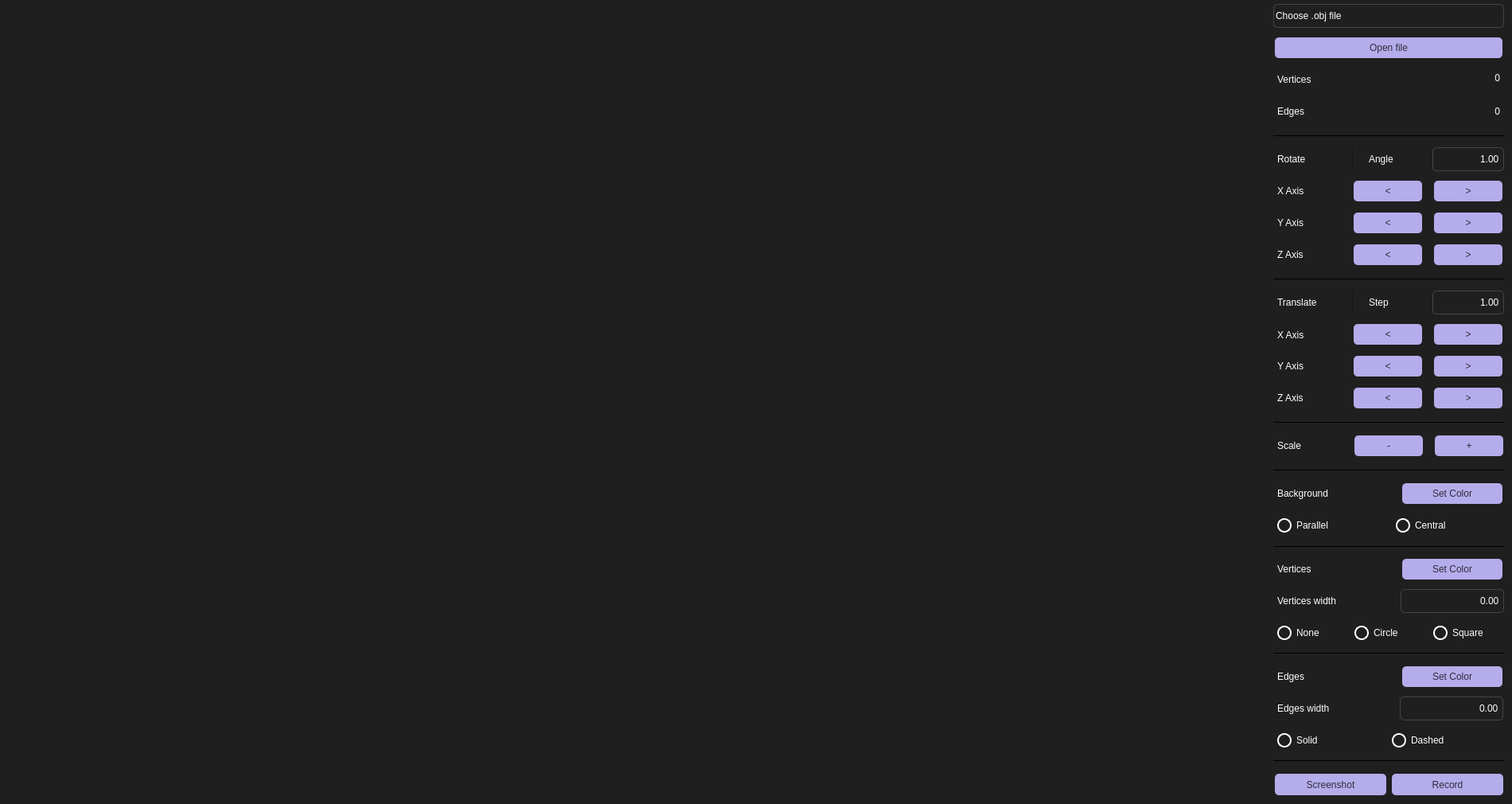
<?xml version="1.0" encoding="UTF-8"?>
<ui version="4.0">
 <class>MainWindow</class>
 <widget class="QMainWindow" name="MainWindow">
  <property name="geometry">
   <rect>
    <x>0</x>
    <y>0</y>
    <width>1900</width>
    <height>1010</height>
   </rect>
  </property>
  <property name="font">
   <font>
    <pointsize>14</pointsize>
   </font>
  </property>
  <property name="windowTitle">
   <string>MainWindow</string>
  </property>
  <property name="styleSheet">
   <string notr="true">background-color: #1f1f1f;</string>
  </property>
  <widget class="QWidget" name="centralwidget">
   <widget class="Rendering" name="widget" native="true">
    <property name="geometry">
     <rect>
      <x>0</x>
      <y>-290</y>
      <width>1590</width>
      <height>1590</height>
     </rect>
    </property>
   </widget>
   <widget class="QLabel" name="label">
    <property name="geometry">
     <rect>
      <x>1600</x>
      <y>5</y>
      <width>290</width>
      <height>30</height>
     </rect>
    </property>
    <property name="styleSheet">
     <string notr="true">QLabel {
color: #ffffff;
font: 14pt &quot;Sans Serif Collection&quot;;
border-style: solid;
border-width: 1px;
border-color: #464646;
border-radius: 5%;
padding: 2;
}</string>
    </property>
    <property name="text">
     <string>Choose .obj file</string>
    </property>
    <property name="alignment">
     <set>Qt::AlignJustify|Qt::AlignVCenter</set>
    </property>
   </widget>
   <widget class="QPushButton" name="pathButton">
    <property name="geometry">
     <rect>
      <x>1600</x>
      <y>45</y>
      <width>290</width>
      <height>30</height>
     </rect>
    </property>
    <property name="styleSheet">
     <string notr="true">QPushButton {
background-color: #b5adeb;
color: #2e2c3c;
font: 14pt &quot;Sans Serif Collection&quot;;
border-radius: 5%;
margin: 2;
}

QPushButton:hover {
background-color: #9690c2;
}

QPushButton:pressed {
background-color: #9690c2;
color: #605c7c;
}</string>
    </property>
    <property name="text">
     <string>Open file</string>
    </property>
   </widget>
   <widget class="QLabel" name="label_6">
    <property name="geometry">
     <rect>
      <x>1600</x>
      <y>405</y>
      <width>80</width>
      <height>31</height>
     </rect>
    </property>
    <property name="styleSheet">
     <string notr="true">QLabel {
color: white;
padding-left: 2;
font: 14pt &quot;Sans Serif Collection&quot;;
}</string>
    </property>
    <property name="text">
     <string>X Axis</string>
    </property>
   </widget>
   <widget class="Line" name="line">
    <property name="geometry">
     <rect>
      <x>1600</x>
      <y>160</y>
      <width>290</width>
      <height>20</height>
     </rect>
    </property>
    <property name="styleSheet">
     <string notr="true">Line{color: #464646;}</string>
    </property>
    <property name="frameShadow">
     <enum>QFrame::Plain</enum>
    </property>
    <property name="lineWidth">
     <number>1</number>
    </property>
    <property name="midLineWidth">
     <number>1</number>
    </property>
    <property name="orientation">
     <enum>Qt::Horizontal</enum>
    </property>
   </widget>
   <widget class="QLabel" name="label_3">
    <property name="geometry">
     <rect>
      <x>1600</x>
      <y>305</y>
      <width>77</width>
      <height>29</height>
     </rect>
    </property>
    <property name="styleSheet">
     <string notr="true">QLabel {
color: white;
padding-left: 2;
font: 14pt &quot;Sans Serif Collection&quot;;
}</string>
    </property>
    <property name="text">
     <string>Z Axis</string>
    </property>
   </widget>
   <widget class="QLabel" name="label_5">
    <property name="geometry">
     <rect>
      <x>1600</x>
      <y>485</y>
      <width>80</width>
      <height>30</height>
     </rect>
    </property>
    <property name="styleSheet">
     <string notr="true">QLabel {
color: white;
padding-left: 2;
font: 14pt &quot;Sans Serif Collection&quot;;
}</string>
    </property>
    <property name="text">
     <string>Z Axis</string>
    </property>
   </widget>
   <widget class="QLabel" name="label_16">
    <property name="geometry">
     <rect>
      <x>1600</x>
      <y>445</y>
      <width>80</width>
      <height>30</height>
     </rect>
    </property>
    <property name="styleSheet">
     <string notr="true">QLabel {
color: white;
padding-left: 2;
font: 14pt &quot;Sans Serif Collection&quot;;
}</string>
    </property>
    <property name="text">
     <string>Y Axis</string>
    </property>
   </widget>
   <widget class="QLabel" name="label_2">
    <property name="geometry">
     <rect>
      <x>1600</x>
      <y>225</y>
      <width>80</width>
      <height>30</height>
     </rect>
    </property>
    <property name="styleSheet">
     <string notr="true">QLabel {
color: white;
padding-left: 2;
font: 14pt &quot;Sans Serif Collection&quot;;
}</string>
    </property>
    <property name="text">
     <string>X Axis</string>
    </property>
   </widget>
   <widget class="QLabel" name="label_4">
    <property name="geometry">
     <rect>
      <x>1600</x>
      <y>265</y>
      <width>80</width>
      <height>30</height>
     </rect>
    </property>
    <property name="styleSheet">
     <string notr="true">QLabel {
color: white;
padding-left: 2;
font: 14pt &quot;Sans Serif Collection&quot;;
}</string>
    </property>
    <property name="text">
     <string>Y Axis</string>
    </property>
   </widget>
   <widget class="QLabel" name="label_7">
    <property name="geometry">
     <rect>
      <x>1600</x>
      <y>85</y>
      <width>90</width>
      <height>30</height>
     </rect>
    </property>
    <property name="styleSheet">
     <string notr="true">QLabel {
color: white;
padding-left: 2;
font: 14pt &quot;Sans Serif Collection&quot;;
}</string>
    </property>
    <property name="text">
     <string>Vertices</string>
    </property>
   </widget>
   <widget class="QLabel" name="label_8">
    <property name="geometry">
     <rect>
      <x>1600</x>
      <y>125</y>
      <width>80</width>
      <height>30</height>
     </rect>
    </property>
    <property name="styleSheet">
     <string notr="true">QLabel {
color: white;
padding-left: 2;
font: 14pt &quot;Sans Serif Collection&quot;;
}</string>
    </property>
    <property name="text">
     <string>Edges</string>
    </property>
   </widget>
   <widget class="QLabel" name="label_9">
    <property name="geometry">
     <rect>
      <x>1600</x>
      <y>185</y>
      <width>101</width>
      <height>30</height>
     </rect>
    </property>
    <property name="styleSheet">
     <string notr="true">QLabel {
color: white;
padding-left: 2;
font: 14pt &quot;Sans Serif Collection&quot;;
text-align: center;
}</string>
    </property>
    <property name="text">
     <string>Rotate</string>
    </property>
   </widget>
   <widget class="QLabel" name="label_10">
    <property name="geometry">
     <rect>
      <x>1600</x>
      <y>365</y>
      <width>91</width>
      <height>30</height>
     </rect>
    </property>
    <property name="styleSheet">
     <string notr="true">QLabel {
color: white;
padding-left: 2;
font: 14pt &quot;Sans Serif Collection&quot;;
text-align: center;
}</string>
    </property>
    <property name="text">
     <string>Translate</string>
    </property>
   </widget>
   <widget class="QLabel" name="label_11">
    <property name="geometry">
     <rect>
      <x>1600</x>
      <y>545</y>
      <width>80</width>
      <height>30</height>
     </rect>
    </property>
    <property name="styleSheet">
     <string notr="true">QLabel {
color: white;
padding-left: 2;
font: 14pt &quot;Sans Serif Collection&quot;;
}</string>
    </property>
    <property name="text">
     <string>Scale</string>
    </property>
   </widget>
   <widget class="QPushButton" name="backgroundColorButton">
    <property name="geometry">
     <rect>
      <x>1760</x>
      <y>605</y>
      <width>130</width>
      <height>30</height>
     </rect>
    </property>
    <property name="styleSheet">
     <string notr="true">QPushButton {
background-color: #b5adeb;
color: #2e2c3c;
font: 14pt &quot;Sans Serif Collection&quot;;
border-radius: 5%;
margin: 2;
}

QPushButton:hover {
background-color: #9690c2;
}

QPushButton:pressed {
background-color: #9690c2;
color: #605c7c;
}</string>
    </property>
    <property name="text">
     <string>Set Color</string>
    </property>
   </widget>
   <widget class="QLabel" name="label_12">
    <property name="geometry">
     <rect>
      <x>1600</x>
      <y>605</y>
      <width>160</width>
      <height>30</height>
     </rect>
    </property>
    <property name="styleSheet">
     <string notr="true">QLabel {
color: white;
padding-left: 2;
font: 14pt &quot;Sans Serif Collection&quot;;
}</string>
    </property>
    <property name="text">
     <string>Background</string>
    </property>
   </widget>
   <widget class="QRadioButton" name="parallelRButtons">
    <property name="geometry">
     <rect>
      <x>1600</x>
      <y>645</y>
      <width>140</width>
      <height>30</height>
     </rect>
    </property>
    <property name="styleSheet">
     <string notr="true">QRadioButton {
padding-left: 5px;
color: #ffffff;
font: 14pt &quot;Sans Serif Collection&quot;;
}

QRadioButton:hover {
border-style: solid;
border-width: 2px;
border-color: #b5adeb;
border-radius: 5%;
margin: 2;}

QRadioButton:pressed {
background-color: #282828;
color: #cecece;
}

QRadioButton::indicator {
width: 14px;
height: 14px;
border-radius: 9px;
border: 2px solid  #ffffff;
}

QRadioButton::indicator:checked {
width: 10px;
height: 10px;
border: 4px solid  #b5adeb;;
border-radius: 9px;
}</string>
    </property>
    <property name="text">
     <string>Parallel </string>
    </property>
    <attribute name="buttonGroup">
     <string notr="true">projectionRButtons</string>
    </attribute>
   </widget>
   <widget class="QRadioButton" name="centralRButton">
    <property name="geometry">
     <rect>
      <x>1749</x>
      <y>645</y>
      <width>140</width>
      <height>30</height>
     </rect>
    </property>
    <property name="styleSheet">
     <string notr="true">QRadioButton {
padding-left: 5px;
color: #ffffff;
font: 14pt &quot;Sans Serif Collection&quot;;
}

QRadioButton:hover {
border-style: solid;
border-width: 2px;
border-color: #b5adeb;
border-radius: 5%;
margin: 2;}

QRadioButton:pressed {
background-color: #282828;
color: #cecece;
}

QRadioButton::indicator {
width: 14px;
height: 14px;
border-radius: 9px;
border: 2px solid  #ffffff;
}

QRadioButton::indicator:checked {
width: 10px;
height: 10px;
border: 4px solid  #b5adeb;;
border-radius: 9px;
}</string>
    </property>
    <property name="text">
     <string>Central</string>
    </property>
    <attribute name="buttonGroup">
     <string notr="true">projectionRButtons</string>
    </attribute>
   </widget>
   <widget class="QDoubleSpinBox" name="verticesWidth">
    <property name="geometry">
     <rect>
      <x>1760</x>
      <y>740</y>
      <width>130</width>
      <height>30</height>
     </rect>
    </property>
    <property name="styleSheet">
     <string notr="true">QDoubleSpinBox {
color: #ffffff;
font: 14pt &quot;Sans Serif Collection&quot;;
border-style: solid;
border-width: 1px;
border-color: #464646;
border-radius: 5%;
padding: 2;
}

QDoubleSpinBox:hover {
background-color: #3B3B3B;
}

QDoubleSpinBox::up-button { width: 0px;
border:0;
}

QDoubleSpinBox::down-button { width: 0px;
border: 0;
}</string>
    </property>
    <property name="alignment">
     <set>Qt::AlignRight|Qt::AlignTrailing|Qt::AlignVCenter</set>
    </property>
   </widget>
   <widget class="QRadioButton" name="noneInVertices">
    <property name="geometry">
     <rect>
      <x>1600</x>
      <y>780</y>
      <width>95</width>
      <height>30</height>
     </rect>
    </property>
    <property name="styleSheet">
     <string notr="true">QRadioButton {
padding-left: 5px;
color: #ffffff;
font: 14pt &quot;Sans Serif Collection&quot;;
}

QRadioButton:hover {
border-style: solid;
border-width: 2px;
border-color: #b5adeb;
border-radius: 5%;
margin: 2;}

QRadioButton:pressed {
background-color: #282828;
color: #cecece;
}

QRadioButton::indicator {
width: 14px;
height: 14px;
border-radius: 9px;
border: 2px solid  #ffffff;
}

QRadioButton::indicator:checked {
width: 10px;
height: 10px;
border: 4px solid  #b5adeb;;
border-radius: 9px;
}</string>
    </property>
    <property name="text">
     <string>None</string>
    </property>
    <attribute name="buttonGroup">
     <string notr="true">vertexTypeRButtons</string>
    </attribute>
   </widget>
   <widget class="Line" name="line_6">
    <property name="geometry">
     <rect>
      <x>1600</x>
      <y>810</y>
      <width>290</width>
      <height>20</height>
     </rect>
    </property>
    <property name="styleSheet">
     <string notr="true">Line{color: #464646;}</string>
    </property>
    <property name="frameShadow">
     <enum>QFrame::Plain</enum>
    </property>
    <property name="orientation">
     <enum>Qt::Horizontal</enum>
    </property>
   </widget>
   <widget class="QRadioButton" name="squareInVertices">
    <property name="geometry">
     <rect>
      <x>1796</x>
      <y>780</y>
      <width>95</width>
      <height>30</height>
     </rect>
    </property>
    <property name="styleSheet">
     <string notr="true">QRadioButton {
padding-left: 5px;
color: #ffffff;
font: 14pt &quot;Sans Serif Collection&quot;;
}

QRadioButton:hover {
border-style: solid;
border-width: 2px;
border-color: #b5adeb;
border-radius: 5%;
margin: 2;}

QRadioButton:pressed {
background-color: #282828;
color: #cecece;
}

QRadioButton::indicator {
width: 14px;
height: 14px;
border-radius: 9px;
border: 2px solid  #ffffff;
}

QRadioButton::indicator:checked {
width: 10px;
height: 10px;
border: 4px solid  #b5adeb;;
border-radius: 9px;
}</string>
    </property>
    <property name="text">
     <string>Square</string>
    </property>
    <attribute name="buttonGroup">
     <string notr="true">vertexTypeRButtons</string>
    </attribute>
   </widget>
   <widget class="QRadioButton" name="circleInVertices">
    <property name="geometry">
     <rect>
      <x>1697</x>
      <y>780</y>
      <width>95</width>
      <height>30</height>
     </rect>
    </property>
    <property name="styleSheet">
     <string notr="true">QRadioButton {
padding-left: 5px;
color: #ffffff;
font: 14pt &quot;Sans Serif Collection&quot;;
}

QRadioButton:hover {
border-style: solid;
border-width: 2px;
border-color: #b5adeb;
border-radius: 5%;
margin: 2;}

QRadioButton:pressed {
background-color: #282828;
color: #cecece;
}

QRadioButton::indicator {
width: 14px;
height: 14px;
border-radius: 9px;
border: 2px solid  #ffffff;
}

QRadioButton::indicator:checked {
width: 10px;
height: 10px;
border: 4px solid  #b5adeb;;
border-radius: 9px;
}</string>
    </property>
    <property name="text">
     <string>Circle</string>
    </property>
    <attribute name="buttonGroup">
     <string notr="true">vertexTypeRButtons</string>
    </attribute>
   </widget>
   <widget class="QPushButton" name="recordButton">
    <property name="geometry">
     <rect>
      <x>1747</x>
      <y>970</y>
      <width>144</width>
      <height>31</height>
     </rect>
    </property>
    <property name="styleSheet">
     <string notr="true">QPushButton {
background-color: #b5adeb;
color: #2e2c3c;
font: 14pt &quot;Sans Serif Collection&quot;;
border-radius: 5%;
margin: 2;
}

QPushButton:hover {
background-color: #9690c2;
}

QPushButton:pressed {
background-color: #9690c2;
color: #605c7c;
}</string>
    </property>
    <property name="text">
     <string>Record</string>
    </property>
   </widget>
   <widget class="QLabel" name="label_13">
    <property name="geometry">
     <rect>
      <x>1600</x>
      <y>875</y>
      <width>160</width>
      <height>30</height>
     </rect>
    </property>
    <property name="styleSheet">
     <string notr="true">QLabel {
color: white;
padding-left: 2;
font: 14pt &quot;Sans Serif Collection&quot;;
}</string>
    </property>
    <property name="text">
     <string>Edges width</string>
    </property>
   </widget>
   <widget class="Line" name="line_4">
    <property name="enabled">
     <bool>true</bool>
    </property>
    <property name="geometry">
     <rect>
      <x>1600</x>
      <y>945</y>
      <width>291</width>
      <height>20</height>
     </rect>
    </property>
    <property name="styleSheet">
     <string notr="true">Line{color: #464646;}</string>
    </property>
    <property name="frameShadow">
     <enum>QFrame::Plain</enum>
    </property>
    <property name="orientation">
     <enum>Qt::Horizontal</enum>
    </property>
   </widget>
   <widget class="QRadioButton" name="solidType">
    <property name="geometry">
     <rect>
      <x>1600</x>
      <y>915</y>
      <width>140</width>
      <height>30</height>
     </rect>
    </property>
    <property name="styleSheet">
     <string notr="true">QRadioButton {
padding-left: 5px;
color: #ffffff;
font: 14pt &quot;Sans Serif Collection&quot;;
}

QRadioButton:hover {
border-style: solid;
border-width: 2px;
border-color: #b5adeb;
border-radius: 5%;
margin: 2;}

QRadioButton:pressed {
background-color: #282828;
color: #cecece;
}

QRadioButton::indicator {
width: 14px;
height: 14px;
border-radius: 9px;
border: 2px solid  #ffffff;
}

QRadioButton::indicator:checked {
width: 10px;
height: 10px;
border: 4px solid  #b5adeb;;
border-radius: 9px;
}</string>
    </property>
    <property name="text">
     <string>Solid</string>
    </property>
    <attribute name="buttonGroup">
     <string notr="true">edgesTypeRButtons</string>
    </attribute>
   </widget>
   <widget class="QRadioButton" name="dashedType">
    <property name="geometry">
     <rect>
      <x>1744</x>
      <y>915</y>
      <width>140</width>
      <height>30</height>
     </rect>
    </property>
    <property name="styleSheet">
     <string notr="true">QRadioButton {
padding-left: 5px;
color: #ffffff;
font: 14pt &quot;Sans Serif Collection&quot;;
}

QRadioButton:hover {
border-style: solid;
border-width: 2px;
border-color: #b5adeb;
border-radius: 5%;
margin: 2;}

QRadioButton:pressed {
background-color: #282828;
color: #cecece;
}

QRadioButton::indicator {
width: 14px;
height: 14px;
border-radius: 9px;
border: 2px solid  #ffffff;
}

QRadioButton::indicator:checked {
width: 10px;
height: 10px;
border: 4px solid  #b5adeb;;
border-radius: 9px;
}</string>
    </property>
    <property name="text">
     <string>Dashed</string>
    </property>
    <attribute name="buttonGroup">
     <string notr="true">edgesTypeRButtons</string>
    </attribute>
   </widget>
   <widget class="QDoubleSpinBox" name="edgesWidth">
    <property name="geometry">
     <rect>
      <x>1759</x>
      <y>875</y>
      <width>130</width>
      <height>30</height>
     </rect>
    </property>
    <property name="styleSheet">
     <string notr="true">QDoubleSpinBox {
color: #ffffff;
font: 14pt &quot;Sans Serif Collection&quot;;
border-style: solid;
border-width: 1px;
border-color: #464646;
border-radius: 5%;
padding: 2;
}

QDoubleSpinBox:hover {
background-color: #3B3B3B;
}

QDoubleSpinBox::up-button { width: 0px;
border:0;
}

QDoubleSpinBox::down-button { width: 0px;
border: 0;
}</string>
    </property>
    <property name="alignment">
     <set>Qt::AlignRight|Qt::AlignTrailing|Qt::AlignVCenter</set>
    </property>
   </widget>
   <widget class="QPushButton" name="screenButton">
    <property name="geometry">
     <rect>
      <x>1600</x>
      <y>970</y>
      <width>144</width>
      <height>31</height>
     </rect>
    </property>
    <property name="styleSheet">
     <string notr="true">QPushButton {
background-color: #b5adeb;
color: #2e2c3c;
font: 14pt &quot;Sans Serif Collection&quot;;
border-radius: 5%;
margin: 2;
}

QPushButton:hover {
background-color: #9690c2;
}

QPushButton:pressed {
background-color: #9690c2;
color: #605c7c;
}</string>
    </property>
    <property name="text">
     <string>Screenshot</string>
    </property>
   </widget>
   <widget class="QLabel" name="label_14">
    <property name="geometry">
     <rect>
      <x>1600</x>
      <y>700</y>
      <width>160</width>
      <height>30</height>
     </rect>
    </property>
    <property name="styleSheet">
     <string notr="true">QLabel {
color: white;
padding-left: 2;
font: 14pt &quot;Sans Serif Collection&quot;;
}</string>
    </property>
    <property name="text">
     <string>Vertices</string>
    </property>
   </widget>
   <widget class="QLabel" name="label_15">
    <property name="geometry">
     <rect>
      <x>1600</x>
      <y>740</y>
      <width>160</width>
      <height>30</height>
     </rect>
    </property>
    <property name="styleSheet">
     <string notr="true">QLabel {
color: white;
padding-left: 2;
font: 14pt &quot;Sans Serif Collection&quot;;
}</string>
    </property>
    <property name="text">
     <string>Vertices width</string>
    </property>
   </widget>
   <widget class="QLabel" name="label_17">
    <property name="geometry">
     <rect>
      <x>1600</x>
      <y>835</y>
      <width>160</width>
      <height>30</height>
     </rect>
    </property>
    <property name="styleSheet">
     <string notr="true">QLabel {
color: white;
padding-left: 2;
font: 14pt &quot;Sans Serif Collection&quot;;
}</string>
    </property>
    <property name="text">
     <string>Edges</string>
    </property>
   </widget>
   <widget class="Line" name="line_7">
    <property name="geometry">
     <rect>
      <x>1600</x>
      <y>675</y>
      <width>291</width>
      <height>22</height>
     </rect>
    </property>
    <property name="styleSheet">
     <string notr="true">Line{color: #464646;}</string>
    </property>
    <property name="frameShadow">
     <enum>QFrame::Plain</enum>
    </property>
    <property name="orientation">
     <enum>Qt::Horizontal</enum>
    </property>
   </widget>
   <widget class="QPushButton" name="verticesColorButton">
    <property name="geometry">
     <rect>
      <x>1760</x>
      <y>700</y>
      <width>130</width>
      <height>30</height>
     </rect>
    </property>
    <property name="styleSheet">
     <string notr="true">QPushButton {
background-color: #b5adeb;
color: #2e2c3c;
font: 14pt &quot;Sans Serif Collection&quot;;
border-radius: 5%;
margin: 2;
}

QPushButton:hover {
background-color: #9690c2;
}

QPushButton:pressed {
background-color: #9690c2;
color: #605c7c;
}</string>
    </property>
    <property name="text">
     <string>Set Color</string>
    </property>
   </widget>
   <widget class="QPushButton" name="edgesColorButton">
    <property name="geometry">
     <rect>
      <x>1760</x>
      <y>835</y>
      <width>130</width>
      <height>30</height>
     </rect>
    </property>
    <property name="styleSheet">
     <string notr="true">QPushButton {
background-color: #b5adeb;
color: #2e2c3c;
font: 14pt &quot;Sans Serif Collection&quot;;
border-radius: 5%;
margin: 2;
}

QPushButton:hover {
background-color: #9690c2;
}

QPushButton:pressed {
background-color: #9690c2;
color: #605c7c;
}</string>
    </property>
    <property name="text">
     <string>Set Color</string>
    </property>
   </widget>
   <widget class="QLabel" name="vertices">
    <property name="geometry">
     <rect>
      <x>1700</x>
      <y>83</y>
      <width>190</width>
      <height>30</height>
     </rect>
    </property>
    <property name="styleSheet">
     <string notr="true">QLabel {
color: #ffffff;
font: 14pt &quot;Sans Serif Collection&quot;;
padding: 2;
}</string>
    </property>
    <property name="text">
     <string>0</string>
    </property>
    <property name="alignment">
     <set>Qt::AlignRight|Qt::AlignTrailing|Qt::AlignVCenter</set>
    </property>
   </widget>
   <widget class="QLabel" name="edges">
    <property name="geometry">
     <rect>
      <x>1700</x>
      <y>125</y>
      <width>190</width>
      <height>30</height>
     </rect>
    </property>
    <property name="styleSheet">
     <string notr="true">QLabel {
color: #ffffff;
font: 14pt &quot;Sans Serif Collection&quot;;
padding: 2;
}</string>
    </property>
    <property name="text">
     <string>0</string>
    </property>
    <property name="alignment">
     <set>Qt::AlignRight|Qt::AlignTrailing|Qt::AlignVCenter</set>
    </property>
   </widget>
   <widget class="QPushButton" name="lowerScaleButton">
    <property name="geometry">
     <rect>
      <x>1700</x>
      <y>545</y>
      <width>90</width>
      <height>30</height>
     </rect>
    </property>
    <property name="styleSheet">
     <string notr="true">QPushButton {
background-color: #b5adeb;
color: #2e2c3c;
font: 16pt &quot;Sans Serif Collection&quot;;
border-radius: 5%;
margin: 2;
}

QPushButton:hover {
background-color: #9690c2;
}

QPushButton:pressed {
background-color: #9690c2;
color: #605c7c;
}</string>
    </property>
    <property name="text">
     <string>-</string>
    </property>
   </widget>
   <widget class="QPushButton" name="hiegherScaleButton">
    <property name="geometry">
     <rect>
      <x>1801</x>
      <y>545</y>
      <width>90</width>
      <height>30</height>
     </rect>
    </property>
    <property name="styleSheet">
     <string notr="true">QPushButton {
background-color: #b5adeb;
color: #2e2c3c;
font: 14pt &quot;Sans Serif Collection&quot;;
border-radius: 5%;
margin: 2;
}

QPushButton:hover {
background-color: #9690c2;
}

QPushButton:pressed {
background-color: #9690c2;
color: #605c7c;
}</string>
    </property>
    <property name="text">
     <string>+</string>
    </property>
   </widget>
   <widget class="Line" name="line_3">
    <property name="geometry">
     <rect>
      <x>1600</x>
      <y>340</y>
      <width>290</width>
      <height>20</height>
     </rect>
    </property>
    <property name="styleSheet">
     <string notr="true">Line{color: #464646;}</string>
    </property>
    <property name="frameShadow">
     <enum>QFrame::Plain</enum>
    </property>
    <property name="lineWidth">
     <number>1</number>
    </property>
    <property name="midLineWidth">
     <number>1</number>
    </property>
    <property name="orientation">
     <enum>Qt::Horizontal</enum>
    </property>
   </widget>
   <widget class="Line" name="line_5">
    <property name="geometry">
     <rect>
      <x>1600</x>
      <y>520</y>
      <width>290</width>
      <height>20</height>
     </rect>
    </property>
    <property name="styleSheet">
     <string notr="true">Line{color: #464646;}</string>
    </property>
    <property name="frameShadow">
     <enum>QFrame::Plain</enum>
    </property>
    <property name="lineWidth">
     <number>1</number>
    </property>
    <property name="midLineWidth">
     <number>1</number>
    </property>
    <property name="orientation">
     <enum>Qt::Horizontal</enum>
    </property>
   </widget>
   <widget class="Line" name="line_8">
    <property name="geometry">
     <rect>
      <x>1600</x>
      <y>580</y>
      <width>290</width>
      <height>20</height>
     </rect>
    </property>
    <property name="styleSheet">
     <string notr="true">Line{color: #464646;}</string>
    </property>
    <property name="frameShadow">
     <enum>QFrame::Plain</enum>
    </property>
    <property name="lineWidth">
     <number>1</number>
    </property>
    <property name="midLineWidth">
     <number>1</number>
    </property>
    <property name="orientation">
     <enum>Qt::Horizontal</enum>
    </property>
   </widget>
   <widget class="QPushButton" name="translateDownX">
    <property name="geometry">
     <rect>
      <x>1699</x>
      <y>405</y>
      <width>90</width>
      <height>30</height>
     </rect>
    </property>
    <property name="styleSheet">
     <string notr="true">QPushButton {
background-color: #b5adeb;
color: #2e2c3c;
font: 14pt &quot;Sans Serif Collection&quot;;
border-radius: 5%;
margin: 2;
}

QPushButton:hover {
background-color: #9690c2;
}

QPushButton:pressed {
background-color: #9690c2;
color: #605c7c;
}</string>
    </property>
    <property name="text">
     <string>&lt;</string>
    </property>
   </widget>
   <widget class="QPushButton" name="translateUpX">
    <property name="geometry">
     <rect>
      <x>1800</x>
      <y>405</y>
      <width>90</width>
      <height>30</height>
     </rect>
    </property>
    <property name="styleSheet">
     <string notr="true">QPushButton {
background-color: #b5adeb;
color: #2e2c3c;
font: 14pt &quot;Sans Serif Collection&quot;;
border-radius: 5%;
margin: 2;
}

QPushButton:hover {
background-color: #9690c2;
}

QPushButton:pressed {
background-color: #9690c2;
color: #605c7c;
}</string>
    </property>
    <property name="text">
     <string>&gt;</string>
    </property>
   </widget>
   <widget class="QPushButton" name="translateDownY">
    <property name="geometry">
     <rect>
      <x>1699</x>
      <y>445</y>
      <width>90</width>
      <height>30</height>
     </rect>
    </property>
    <property name="styleSheet">
     <string notr="true">QPushButton {
background-color: #b5adeb;
color: #2e2c3c;
font: 14pt &quot;Sans Serif Collection&quot;;
border-radius: 5%;
margin: 2;
}

QPushButton:hover {
background-color: #9690c2;
}

QPushButton:pressed {
background-color: #9690c2;
color: #605c7c;
}</string>
    </property>
    <property name="text">
     <string>&lt;</string>
    </property>
   </widget>
   <widget class="QPushButton" name="translateUpY">
    <property name="geometry">
     <rect>
      <x>1800</x>
      <y>445</y>
      <width>90</width>
      <height>30</height>
     </rect>
    </property>
    <property name="styleSheet">
     <string notr="true">QPushButton {
background-color: #b5adeb;
color: #2e2c3c;
font: 14pt &quot;Sans Serif Collection&quot;;
border-radius: 5%;
margin: 2;
}

QPushButton:hover {
background-color: #9690c2;
}

QPushButton:pressed {
background-color: #9690c2;
color: #605c7c;
}</string>
    </property>
    <property name="text">
     <string>&gt;</string>
    </property>
   </widget>
   <widget class="QPushButton" name="translateDownZ">
    <property name="geometry">
     <rect>
      <x>1699</x>
      <y>485</y>
      <width>90</width>
      <height>30</height>
     </rect>
    </property>
    <property name="styleSheet">
     <string notr="true">QPushButton {
background-color: #b5adeb;
color: #2e2c3c;
font: 14pt &quot;Sans Serif Collection&quot;;
border-radius: 5%;
margin: 2;
}

QPushButton:hover {
background-color: #9690c2;
}

QPushButton:pressed {
background-color: #9690c2;
color: #605c7c;
}</string>
    </property>
    <property name="text">
     <string>&lt;</string>
    </property>
   </widget>
   <widget class="QPushButton" name="translateUpZ">
    <property name="geometry">
     <rect>
      <x>1800</x>
      <y>485</y>
      <width>90</width>
      <height>30</height>
     </rect>
    </property>
    <property name="styleSheet">
     <string notr="true">QPushButton {
background-color: #b5adeb;
color: #2e2c3c;
font: 14pt &quot;Sans Serif Collection&quot;;
border-radius: 5%;
margin: 2;
}

QPushButton:hover {
background-color: #9690c2;
}

QPushButton:pressed {
background-color: #9690c2;
color: #605c7c;
}</string>
    </property>
    <property name="text">
     <string>&gt;</string>
    </property>
   </widget>
   <widget class="QPushButton" name="rotateDownZ">
    <property name="geometry">
     <rect>
      <x>1699</x>
      <y>305</y>
      <width>90</width>
      <height>30</height>
     </rect>
    </property>
    <property name="styleSheet">
     <string notr="true">QPushButton {
background-color: #b5adeb;
color: #2e2c3c;
font: 14pt &quot;Sans Serif Collection&quot;;
border-radius: 5%;
margin: 2;
}

QPushButton:hover {
background-color: #9690c2;
}

QPushButton:pressed {
background-color: #9690c2;
color: #605c7c;
}</string>
    </property>
    <property name="text">
     <string>&lt;</string>
    </property>
   </widget>
   <widget class="QPushButton" name="rotateUpZ">
    <property name="geometry">
     <rect>
      <x>1800</x>
      <y>305</y>
      <width>90</width>
      <height>30</height>
     </rect>
    </property>
    <property name="styleSheet">
     <string notr="true">QPushButton {
background-color: #b5adeb;
color: #2e2c3c;
font: 14pt &quot;Sans Serif Collection&quot;;
border-radius: 5%;
margin: 2;
}

QPushButton:hover {
background-color: #9690c2;
}

QPushButton:pressed {
background-color: #9690c2;
color: #605c7c;
}</string>
    </property>
    <property name="text">
     <string>&gt;</string>
    </property>
   </widget>
   <widget class="QPushButton" name="rotateUpY">
    <property name="geometry">
     <rect>
      <x>1800</x>
      <y>265</y>
      <width>90</width>
      <height>30</height>
     </rect>
    </property>
    <property name="styleSheet">
     <string notr="true">QPushButton {
background-color: #b5adeb;
color: #2e2c3c;
font: 14pt &quot;Sans Serif Collection&quot;;
border-radius: 5%;
margin: 2;
}

QPushButton:hover {
background-color: #9690c2;
}

QPushButton:pressed {
background-color: #9690c2;
color: #605c7c;
}</string>
    </property>
    <property name="text">
     <string>&gt;</string>
    </property>
   </widget>
   <widget class="QPushButton" name="rotateDownX">
    <property name="geometry">
     <rect>
      <x>1699</x>
      <y>225</y>
      <width>90</width>
      <height>30</height>
     </rect>
    </property>
    <property name="styleSheet">
     <string notr="true">QPushButton {
background-color: #b5adeb;
color: #2e2c3c;
font: 14pt &quot;Sans Serif Collection&quot;;
border-radius: 5%;
margin: 2;
}

QPushButton:hover {
background-color: #9690c2;
}

QPushButton:pressed {
background-color: #9690c2;
color: #605c7c;
}</string>
    </property>
    <property name="text">
     <string>&lt;</string>
    </property>
   </widget>
   <widget class="QPushButton" name="rotateDownY">
    <property name="geometry">
     <rect>
      <x>1699</x>
      <y>265</y>
      <width>90</width>
      <height>30</height>
     </rect>
    </property>
    <property name="styleSheet">
     <string notr="true">QPushButton {
background-color: #b5adeb;
color: #2e2c3c;
font: 14pt &quot;Sans Serif Collection&quot;;
border-radius: 5%;
margin: 2;
}

QPushButton:hover {
background-color: #9690c2;
}

QPushButton:pressed {
background-color: #9690c2;
color: #605c7c;
}</string>
    </property>
    <property name="text">
     <string>&lt;</string>
    </property>
   </widget>
   <widget class="QPushButton" name="rotateUpX">
    <property name="geometry">
     <rect>
      <x>1800</x>
      <y>225</y>
      <width>90</width>
      <height>30</height>
     </rect>
    </property>
    <property name="styleSheet">
     <string notr="true">QPushButton {
background-color: #b5adeb;
color: #2e2c3c;
font: 14pt &quot;Sans Serif Collection&quot;;
border-radius: 5%;
margin: 2;
}

QPushButton:hover {
background-color: #9690c2;
}

QPushButton:pressed {
background-color: #9690c2;
color: #605c7c;
}</string>
    </property>
    <property name="text">
     <string>&gt;</string>
    </property>
   </widget>
   <widget class="QLabel" name="label_18">
    <property name="geometry">
     <rect>
      <x>1715</x>
      <y>185</y>
      <width>70</width>
      <height>30</height>
     </rect>
    </property>
    <property name="styleSheet">
     <string notr="true">QLabel {
color: #ffffff;
font: 14pt &quot;Sans Serif Collection&quot;;
padding: 2;
}</string>
    </property>
    <property name="text">
     <string>Angle</string>
    </property>
   </widget>
   <widget class="QLabel" name="label_19">
    <property name="geometry">
     <rect>
      <x>1715</x>
      <y>365</y>
      <width>70</width>
      <height>30</height>
     </rect>
    </property>
    <property name="styleSheet">
     <string notr="true">QLabel {
color: #ffffff;
font: 14pt &quot;Sans Serif Collection&quot;;
padding: 2;
}</string>
    </property>
    <property name="text">
     <string>Step</string>
    </property>
   </widget>
   <widget class="QDoubleSpinBox" name="rotateAngle">
    <property name="geometry">
     <rect>
      <x>1800</x>
      <y>185</y>
      <width>90</width>
      <height>30</height>
     </rect>
    </property>
    <property name="styleSheet">
     <string notr="true">QDoubleSpinBox {
color: #ffffff;
font: 14pt &quot;Sans Serif Collection&quot;;
border-style: solid;
border-width: 1px;
border-color: #464646;
border-radius: 5%;
padding: 2;
}

QDoubleSpinBox:hover {
background-color: #3B3B3B;
}

QDoubleSpinBox::up-button { width: 0px;
border:0;
}

QDoubleSpinBox::down-button { width: 0px;
border: 0;
}</string>
    </property>
    <property name="alignment">
     <set>Qt::AlignRight|Qt::AlignTrailing|Qt::AlignVCenter</set>
    </property>
    <property name="minimum">
     <double>1.000000000000000</double>
    </property>
   </widget>
   <widget class="QDoubleSpinBox" name="translationStep">
    <property name="geometry">
     <rect>
      <x>1800</x>
      <y>365</y>
      <width>90</width>
      <height>30</height>
     </rect>
    </property>
    <property name="styleSheet">
     <string notr="true">QDoubleSpinBox {
color: #ffffff;
font: 14pt &quot;Sans Serif Collection&quot;;
border-style: solid;
border-width: 1px;
border-color: #464646;
border-radius: 5%;
padding: 2;
}

QDoubleSpinBox:hover {
background-color: #3B3B3B;
}

QDoubleSpinBox::up-button { width: 0px;
border:0;
}

QDoubleSpinBox::down-button { width: 0px;
border: 0;
}</string>
    </property>
    <property name="alignment">
     <set>Qt::AlignRight|Qt::AlignTrailing|Qt::AlignVCenter</set>
    </property>
    <property name="minimum">
     <double>1.000000000000000</double>
    </property>
   </widget>
   <widget class="Line" name="line_2">
    <property name="geometry">
     <rect>
      <x>1690</x>
      <y>185</y>
      <width>20</width>
      <height>30</height>
     </rect>
    </property>
    <property name="styleSheet">
     <string notr="true">Line{color: #464646;}</string>
    </property>
    <property name="orientation">
     <enum>Qt::Vertical</enum>
    </property>
   </widget>
   <widget class="Line" name="line_9">
    <property name="geometry">
     <rect>
      <x>1690</x>
      <y>365</y>
      <width>20</width>
      <height>30</height>
     </rect>
    </property>
    <property name="styleSheet">
     <string notr="true">Line{color: #464646;}</string>
    </property>
    <property name="orientation">
     <enum>Qt::Vertical</enum>
    </property>
   </widget>
  </widget>
 </widget>
 <customwidgets>
  <customwidget>
   <class>Rendering</class>
   <extends>QWidget</extends>
   <header>rendering.h</header>
   <container>1</container>
  </customwidget>
 </customwidgets>
 <resources/>
 <connections/>
 <buttongroups>
  <buttongroup name="edgesTypeRButtons"/>
  <buttongroup name="vertexTypeRButtons"/>
  <buttongroup name="projectionRButtons"/>
 </buttongroups>
</ui>
